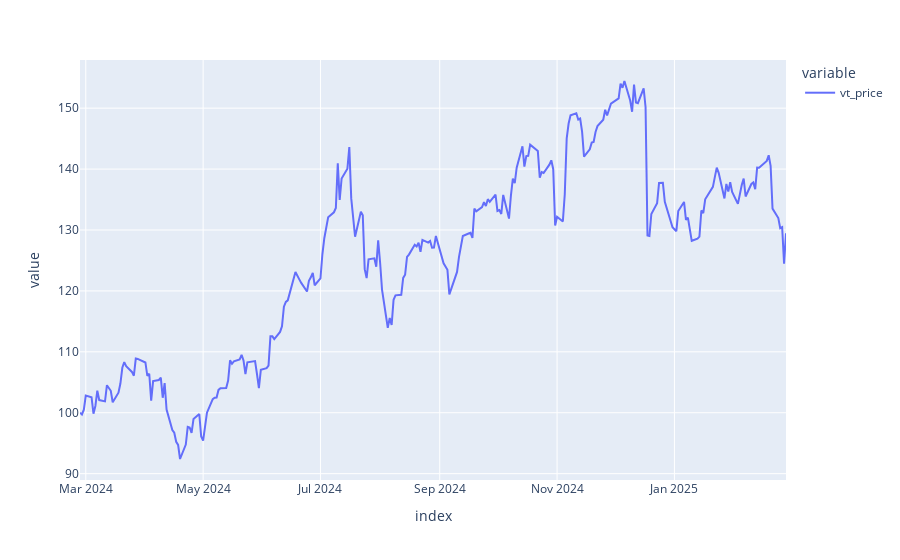

Write notebook code for a chart like this one.
### Code cell
px.line(price_ts)

### Figure 1 — Plotly figure (JSON) as saved in the notebook; plotly's stock layout.template omitted (floating-point values rounded to 4 significant figures; data arrays with more than 128 entries replaced by an {"elided": "..."} marker saying what was removed)
{"data": [{"hovertemplate": "variable=vt_price<br>index=%{x}<br>value=%{y}<extra></extra>", "legendgroup": "vt_price", "line": {"color": "#636efa", "dash": "solid"}, "marker": {"symbol": "circle"}, "mode": "lines", "name": "vt_price", "orientation": "v", "showlegend": true, "type": "scatter", "x": {"elided": "253 str values"}, "xaxis": "x", "y": {"elided": "253 float values"}, "yaxis": "y"}], "layout": {"legend": {"title": {"text": "variable"}, "tracegroupgap": 0}, "margin": {"t": 60}, "xaxis": {"anchor": "y", "domain": [0, 1], "title": {"text": "index"}}, "yaxis": {"anchor": "x", "domain": [0, 1], "title": {"text": "value"}}}}
